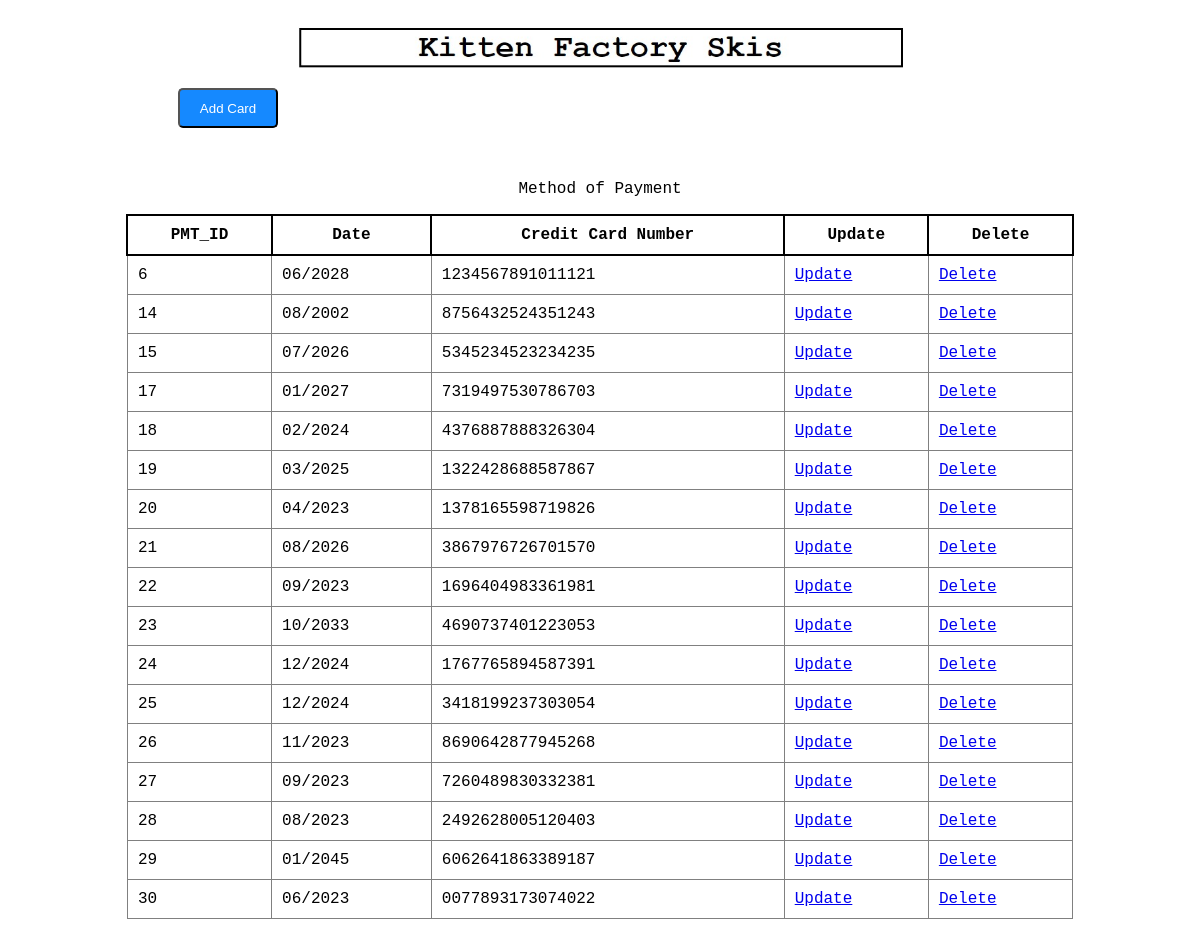
The page /code/customer/payment_list.php (signed in) on the database its author committed.
### tables this page shows
CREATE TABLE IF NOT EXISTS `payment` (
  `PMT_ID` int NOT NULL AUTO_INCREMENT,
  `exp_date` varchar(10) NOT NULL,
  `credit_card` varchar(16) NOT NULL,
  `CUST_ID` int NOT NULL,
  PRIMARY KEY (`PMT_ID`),
  KEY `CUST_ID` (`CUST_ID`)
);

### code/customer/payment_list.php (the view, shortened to what this page needs)
<html>
	<head>
		<link rel="stylesheet" type="text/css" href="../../styles/styles.css">
		<div class="container">
			<br><a href="../both/home_page.php"><img src="../../images/logo.jpg" width="605" height="42"></img></a>
		</div>
	</head>
</html>
<?php
require_once "../authorization/user.php";
$username = '';
if(!isset($_SESSION['user'])) {
	header("Location: ../authorization/unauthorized.php");
	exit();
} else {
	$user = $_SESSION['user'];
	$username = $user->username;
}
$conn = new mysqli($hn, $un, $pw, $db);
$query = "SELECT USER_ID FROM users WHERE username = '$username';";
$result = $conn->query($query);
$row = $result->fetch_array(MYSQLI_ASSOC);
$USER_ID = $row['USER_ID'];
$query = "SELECT customer.CUST_ID
			FROM customer
			JOIN users
			ON customer.USER_ID = users.USER_ID
			WHERE users.USER_ID = '$USER_ID';
			";
$result = $conn->query($query);
$row = $result->fetch_array(MYSQLI_ASSOC);
$CUST_ID = $row['CUST_ID'];
echo <<<_END
	<style>
		form {
			display: flex;
			justify-content: center;
		}
	</style>
	<form action='payment_add.php' method='post' class='exempt-form'>
		<input type='hidden' name='add_pmt' value='yes'>
		<input type='hidden' name='CUST_ID' value='$CUST_ID'>
		<input type='hidden' name='username' value='$username'>
		<input type='submit' class='Button' value='Add Card'>
	</form>
_END;
$query = "SELECT * FROM payment WHERE CUST_ID = '$CUST_ID';";
$result = $conn->query($query);
echo <<<_END
	<div class="container">
		<p>Method of Payment</p>
	<table>
		<tr>
			<th>PMT_ID</th>
			<th>Date</th>
			<th>Credit Card Number</th>
			<th>Update</th>
			<th>Delete</th>
		</tr>
_END;
$rows = $result->num_rows;
for($j = 0; $j < $rows; $j++) {
	$row = $result->fetch_array(MYSQLI_ASSOC);
	echo "<tr>";
	echo "<td>" . $row['PMT_ID'] . "</td>";
	echo "<td>" . $row['exp_date'] . "</td>";
	echo "<td>" . $row['credit_card'] . "</td>";
	echo "<td>" . "<a href='payment_update.php?PMT_ID=$row[PMT_ID]&username=$username'>Update</a>" . "</td>";
	echo "<td>" . "<a href='payment_delete.php?PMT_ID=$row[PMT_ID]&username=$username'>Delete</a>" . "</td>";
	echo "</tr>";
}
echo "</table></div>";
?>

### styles/styles.css (style rules this page uses)
.container { display: flex; flex-direction: column; justify-content: center; align-items: center; font-family: Courier New, Courier, monospace; }
.exempt-form { border: None }
form { border: 1px solid black; border-radius: 5px; padding: 20px; line-height: 1.5; width: 400px; }
input { border-radius: 5px; }
.Button { height: 40px; width: 100px; background-color: #1589FF; color: white; }
table { border-collapse: collapse; width: 80%; }
th { border: 2px solid black; font-weight: bold; text-align: center; padding: 10px; }
td { border: 1px solid grey; text-align: left; padding: 10px; }

### code/customer/payment_list.php (style rules this page uses)
form { display: flex; justify-content: center; }

### rows shown on the page
payment: PMT_ID "6", exp_date "06/2028", credit_card "1234567891011121"
payment: PMT_ID "14", exp_date "08/2002", credit_card "8756432524351243"
payment: PMT_ID "15", exp_date "07/2026", credit_card "5345234523234235"
payment: PMT_ID "17", exp_date "01/2027", credit_card "7319497530786703"
payment: PMT_ID "18", exp_date "02/2024", credit_card "4376887888326304"
payment: PMT_ID "19", exp_date "03/2025", credit_card "1322428688587867"
payment: PMT_ID "20", exp_date "04/2023", credit_card "1378165598719826"
payment: PMT_ID "21", exp_date "08/2026", credit_card "3867976726701570"
payment: PMT_ID "22", exp_date "09/2023", credit_card "1696404983361981"
payment: PMT_ID "23", exp_date "10/2033", credit_card "4690737401223053"
payment: PMT_ID "24", exp_date "12/2024", credit_card "1767765894587391"
payment: PMT_ID "25", exp_date "12/2024", credit_card "3418199237303054"
payment: PMT_ID "26", exp_date "11/2023", credit_card "8690642877945268"
payment: PMT_ID "27", exp_date "09/2023", credit_card "7260489830332381"
payment: PMT_ID "28", exp_date "08/2023", credit_card "2492628005120403"
payment: PMT_ID "29", exp_date "01/2045", credit_card "6062641863389187"
payment: PMT_ID "30", exp_date "06/2023", credit_card "0077893173074022"
